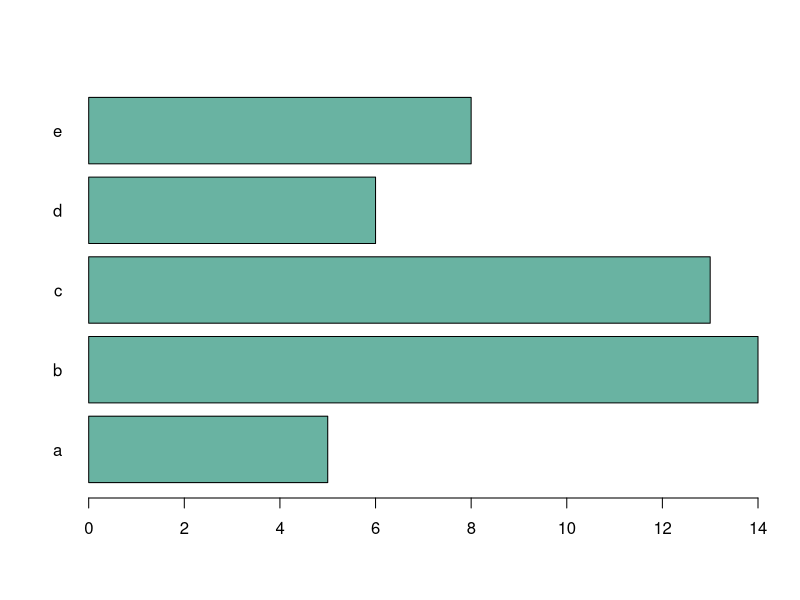

R code for this plot:
# Title: barplot_4
# Author: Bolun Xu
# Version: 1.0
# Date: 2025/3/30
# Description: 柱状图 水平 barplot 标签方向

# create dummy data
data <- data.frame(
  name=letters[1:5],
  value=sample(seq(4,15),5)
)

# Uniform color
barplot(height=data$value, names=data$name,
        col="#69b3a2",
        horiz=T, las=1  # 水平放置
)

# las参数允许更改轴标签的方向：
#
# 0：总是与轴线平行
# 1：总是水平的
# 2：始终垂直于轴
# 3：总是垂直的。